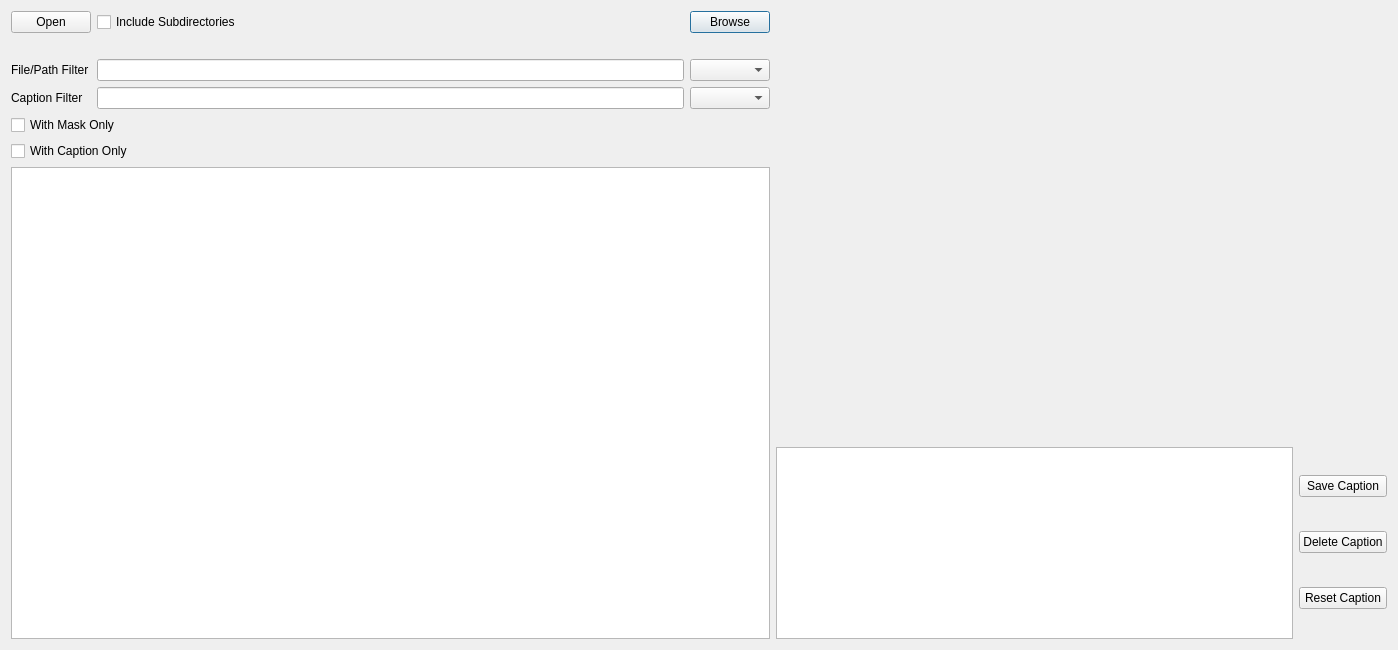
<?xml version="1.0" encoding="UTF-8"?>
<ui version="4.0">
 <class>Dialog</class>
 <widget class="QDialog" name="Dialog">
  <property name="windowModality">
   <enum>Qt::WindowModality::WindowModal</enum>
  </property>
  <property name="geometry">
   <rect>
    <x>0</x>
    <y>0</y>
    <width>1398</width>
    <height>650</height>
   </rect>
  </property>
  <property name="sizePolicy">
   <sizepolicy hsizetype="Fixed" vsizetype="Fixed">
    <horstretch>0</horstretch>
    <verstretch>0</verstretch>
   </sizepolicy>
  </property>
  <property name="windowTitle">
   <string>Dataset Tools</string>
  </property>
  <property name="sizeGripEnabled">
   <bool>false</bool>
  </property>
  <property name="modal">
   <bool>true</bool>
  </property>
  <layout class="QGridLayout" name="gridLayout">
   <item row="6" column="1">
    <widget class="QLineEdit" name="fileFilterLed"/>
   </item>
   <item row="7" column="0">
    <widget class="QLabel" name="label_5">
     <property name="text">
      <string>Caption Filter</string>
     </property>
    </widget>
   </item>
   <item row="14" column="8">
    <spacer name="horizontalSpacer_3">
     <property name="orientation">
      <enum>Qt::Orientation::Horizontal</enum>
     </property>
     <property name="sizeHint" stdset="0">
      <size>
       <width>40</width>
       <height>20</height>
      </size>
     </property>
    </spacer>
   </item>
   <item row="4" column="1">
    <widget class="QCheckBox" name="includeSubdirCbx">
     <property name="toolTip">
      <string>Include subdirectories when loading images</string>
     </property>
     <property name="text">
      <string>Include Subdirectories</string>
     </property>
    </widget>
   </item>
   <item row="4" column="2">
    <widget class="QPushButton" name="browseBtn">
     <property name="text">
      <string>Browse</string>
     </property>
    </widget>
   </item>
   <item row="6" column="2">
    <widget class="QComboBox" name="fileFilterCmb"/>
   </item>
   <item row="4" column="0">
    <widget class="QPushButton" name="openBtn">
     <property name="text">
      <string>Open</string>
     </property>
    </widget>
   </item>
   <item row="7" column="1">
    <widget class="QLineEdit" name="captionFilterLed"/>
   </item>
   <item row="6" column="0">
    <widget class="QLabel" name="label_4">
     <property name="text">
      <string>File/Path Filter</string>
     </property>
    </widget>
   </item>
   <item row="4" column="7" rowspan="10" colspan="5">
    <layout class="QVBoxLayout" name="canvasLay">
     <item>
      <spacer name="horizontalSpacer_2">
       <property name="orientation">
        <enum>Qt::Orientation::Horizontal</enum>
       </property>
       <property name="sizeHint" stdset="0">
        <size>
         <width>40</width>
         <height>20</height>
        </size>
       </property>
      </spacer>
     </item>
    </layout>
   </item>
   <item row="7" column="2">
    <widget class="QComboBox" name="captionFilterCmb"/>
   </item>
   <item row="8" column="0" colspan="3">
    <widget class="QCheckBox" name="maskFilterCbx">
     <property name="text">
      <string>With Mask Only</string>
     </property>
    </widget>
   </item>
   <item row="15" column="7" colspan="5">
    <layout class="QHBoxLayout" name="horizontalLayout">
     <item>
      <widget class="QPlainTextEdit" name="captionTed">
       <property name="sizePolicy">
        <sizepolicy hsizetype="Expanding" vsizetype="Fixed">
         <horstretch>0</horstretch>
         <verstretch>0</verstretch>
        </sizepolicy>
       </property>
       <property name="lineWrapMode">
        <enum>QPlainTextEdit::LineWrapMode::NoWrap</enum>
       </property>
      </widget>
     </item>
     <item>
      <layout class="QVBoxLayout" name="verticalLayout">
       <item>
        <widget class="QPushButton" name="saveCaptionBtn">
         <property name="text">
          <string>Save Caption</string>
         </property>
        </widget>
       </item>
       <item>
        <widget class="QPushButton" name="deleteCaptionBtn">
         <property name="text">
          <string>Delete Caption</string>
         </property>
        </widget>
       </item>
       <item>
        <widget class="QPushButton" name="resetCaptionBtn">
         <property name="text">
          <string>Reset Caption</string>
         </property>
        </widget>
       </item>
      </layout>
     </item>
    </layout>
   </item>
   <item row="10" column="0" rowspan="6" colspan="3">
    <widget class="QTreeWidget" name="fileTreeWdg">
     <property name="sizePolicy">
      <sizepolicy hsizetype="MinimumExpanding" vsizetype="Expanding">
       <horstretch>0</horstretch>
       <verstretch>0</verstretch>
      </sizepolicy>
     </property>
     <property name="editTriggers">
      <set>QAbstractItemView::EditTrigger::CurrentChanged</set>
     </property>
     <attribute name="headerVisible">
      <bool>false</bool>
     </attribute>
     <column>
      <property name="text">
       <string notr="true">1</string>
      </property>
     </column>
    </widget>
   </item>
   <item row="5" column="0" colspan="3">
    <widget class="QLabel" name="numFilesLbl">
     <property name="sizePolicy">
      <sizepolicy hsizetype="Preferred" vsizetype="Fixed">
       <horstretch>0</horstretch>
       <verstretch>0</verstretch>
      </sizepolicy>
     </property>
     <property name="text">
      <string/>
     </property>
    </widget>
   </item>
   <item row="9" column="0" colspan="3">
    <widget class="QCheckBox" name="captionFilterCbx">
     <property name="text">
      <string>With Caption Only</string>
     </property>
    </widget>
   </item>
  </layout>
 </widget>
 <tabstops>
  <tabstop>openBtn</tabstop>
  <tabstop>includeSubdirCbx</tabstop>
  <tabstop>browseBtn</tabstop>
  <tabstop>fileFilterLed</tabstop>
  <tabstop>fileFilterCmb</tabstop>
  <tabstop>captionFilterLed</tabstop>
  <tabstop>captionFilterCmb</tabstop>
  <tabstop>maskFilterCbx</tabstop>
  <tabstop>captionFilterCbx</tabstop>
  <tabstop>fileTreeWdg</tabstop>
  <tabstop>captionTed</tabstop>
  <tabstop>saveCaptionBtn</tabstop>
  <tabstop>deleteCaptionBtn</tabstop>
  <tabstop>resetCaptionBtn</tabstop>
 </tabstops>
 <resources/>
 <connections/>
</ui>
